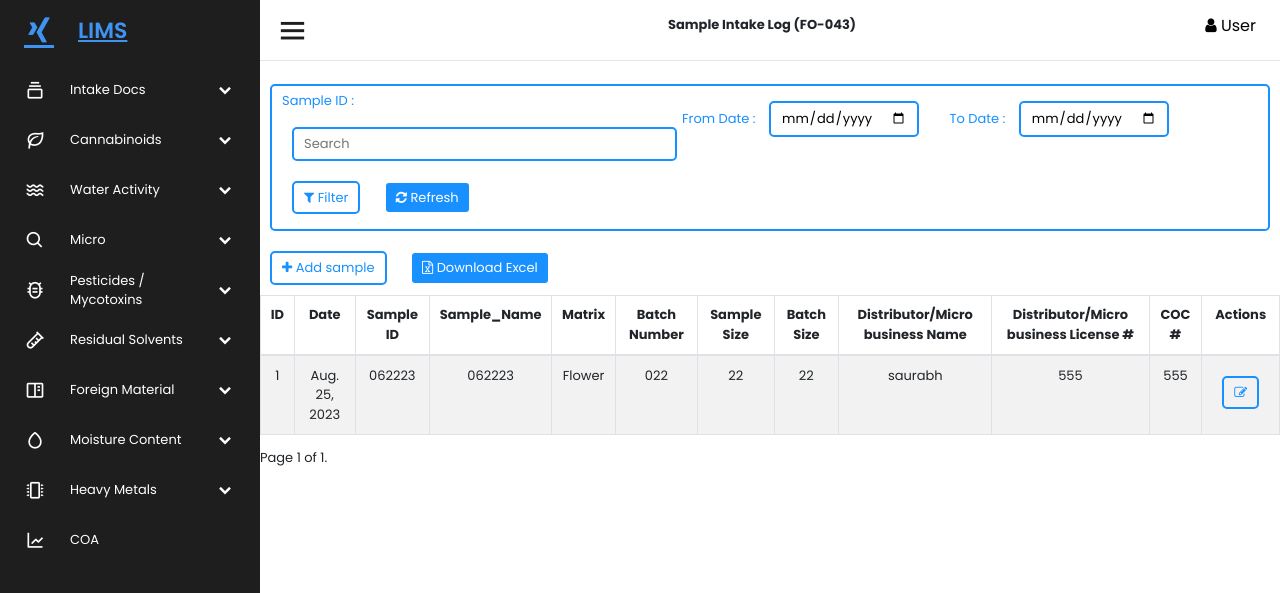
Before: /SampleIntakelog/ with the older database file.
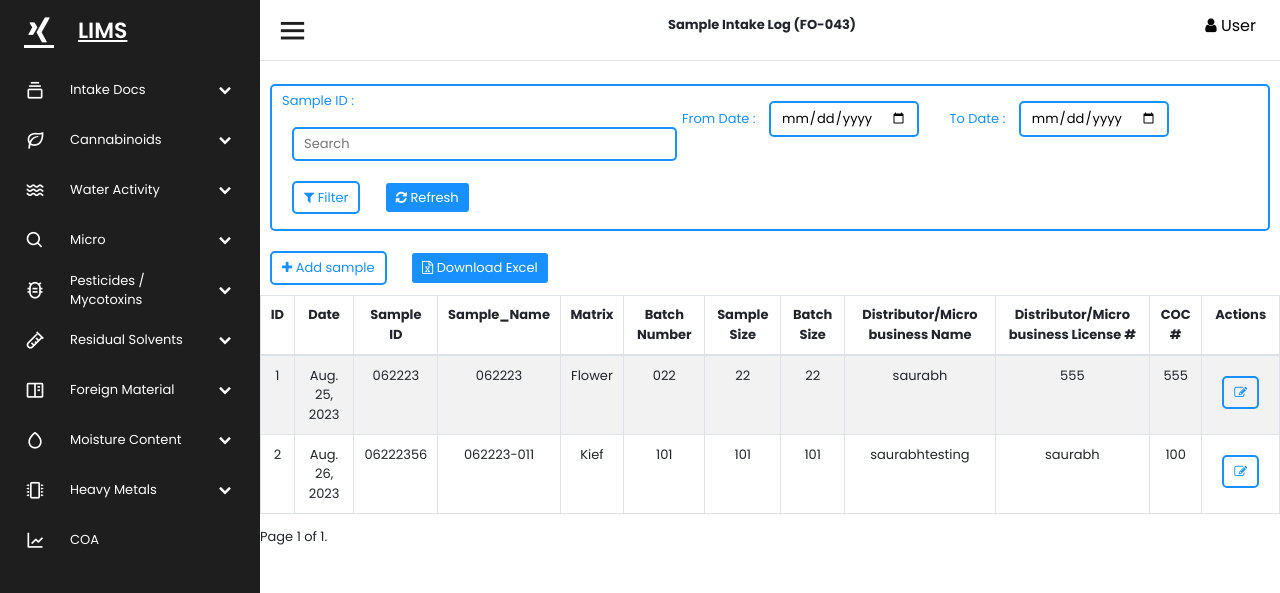
After: the same page with the newer database file.
### mainApp/models.py (models this page shows, shortened)
class SampleIntakeForm(models.Model):
    id = models.AutoField(primary_key=True)
    SIF_UUID=models.UUIDField(max_length=100, unique=True, default=uuid.uuid4, editable = False)
    Date = models.DateField(default=date.today, verbose_name= 'Date')
    Sample_ID = models.CharField(max_length=40, unique=False)
    Sample_Name = models.CharField(max_length=300, unique=False, verbose_name='Sample Name')
    Matrix = models.CharField(max_length=300, unique=False, verbose_name='Matrix')
    Batch_Number = models.CharField(max_length=300, unique=False, verbose_name='Batch Number')
    Sample_Size = models.PositiveIntegerField(verbose_name='Sample Size')
    Batch_Size = models.PositiveIntegerField(verbose_name='Batch Size')
    Distributor_Micro_business_Name = models.CharField(max_length=300, unique=False, verbose_name='Distributor / Micro business Name')
    Distributor_Micro_business_License_No = models.CharField(max_length=300, unique=False, verbose_name='Distributor / Micro business License No')
    Chain_of_Custody_Number = models.CharField(max_length=300, unique=False, verbose_name='Chain of Custody Number')
    created_at = models.DateTimeField(auto_now_add=True)
    updated_at = models.DateTimeField(auto_now=True)
    class Meta:
        verbose_name_plural = 'Sample Intake Log (FO-043)'

### mainApp/views.py (the view)
# urls.py: path('SampleIntakelog/', SampleIntakelog),
def SampleIntakelog(Request):
    data = SampleIntakeForm.objects.all()
    data = SampleIntakeForm.objects.all().order_by("id")
    paginator = Paginator(data, 10)
    page_number = Request.GET.get("page")
    page_obj = paginator.get_page(page_number)
    return render(Request, "Sample Intake log.html",{'data':page_obj})

### templates/Sample Intake log.html (shortened to what this page needs)
{% extends 'base.html' %}
{% load static %}
{% block Content %}
Sample Intake Log (FO-043)
{% endblock %}
{% block body %}
<hr style="margin-top: 60px;">
<form class="search-form" style="width:1000px ;" role="search" method="post">
   <div class="" style="width: 400px;">
      <label for="gsearch"> Sample ID :</label>
      <input class="search-input" size="30" type="search" id="search" name="search" placeholder="Search"><br>
      <button class="white-button"><i class="fa fa-filter"></i> Filter </button>
      <button class="search-reset"><i class="fa fa-refresh"></i><a href="" style="color: white;"> Refresh </a></button>
   </div>
   <div style="width: 300px;">
      <label for="gsearch">From Date :</label>
      <input class="search-input" type="date" id="gsearch" name="gsearch"><br>
   </div>
   <div style="width: 300px;">
      <label for="gsearch">To Date :</label>
      <input class="search-input" type="date" id="gsearch" name="gsearch"><br>
   </div>
</form>
<br><br><br><br><br><br><br><br>
<div>
   <div style="width: 400px;">
      <a href="\Sample_Intake_Form">
         <button class="white-button"><i class="fa fa-plus"></i> Add sample
         </button> </a>
      <button class="search-reset"><i class="fa fa-file-excel-o"></i> Download Excel
      </button>
   </div>
</div>
<table id="example" class="table table-striped table-bordered" style="width:100%">
   <thead>
      <tr>
         <th>ID </th>
         <th>Date</th>
         <th>Sample ID</th>
         <th>Sample_Name</th>
         <th>Matrix</th>
         <th>Batch Number</th>
         <th>Sample Size</th>
         <th>Batch Size</th>
         <th>Distributor/Micro business Name</th>
         <th>Distributor/Micro business License #</th>
         <th>COC #</th>
         <th>Actions</th>
      </tr>
   </thead>
   <tbody>
      {% for item in data %}
      <tr>
         <td>{{item.id}}</td>
         <td>{{item.Date}}</td>
         <td>{{item.Sample_ID}}</td>
         <td>{{item.Sample_Name}}</td>
         <td>{{item.Matrix}}</td>
         <td>{{item.Batch_Number}}</td>
         <td>{{item.Sample_Size}}</td>
         <td>{{item.Batch_Size}}</td>
         <td>{{item.Distributor_Micro_business_Name}}</td>
         <td>{{item.Distributor_Micro_business_License_No}}</td>
         <td>{{item.Chain_of_Custody_Number}}</td>
         <td><a href="/editsampleform/{{item.id}}"><button class="white-button"><i class="fa fa-edit"></i></button></a></td>
      </tr>
      {% endfor %}
   </tbody>
</table>
<div class="pagination my-pagination">
   <span class="step-links">
      <span class="current">
         Page {{ data.number }} of {{ data.paginator.num_pages }}.
      </span>
   </span>
</div>
</section>
{% endblock %}

Changed rows visible on the page:
added SampleIntakeForm: id "2", Date "Aug. 26, 2023", Sample_ID "06222356", Sample_Name "062223-011", Matrix "Kief", Batch_Number "101", Sample_Size "101", Batch_Size "101", Distributor_Micro_business_Name "saurabhtesting", Distributor_Micro_business_License_No "saurabh", Chain_of_Custody_Number "100"
